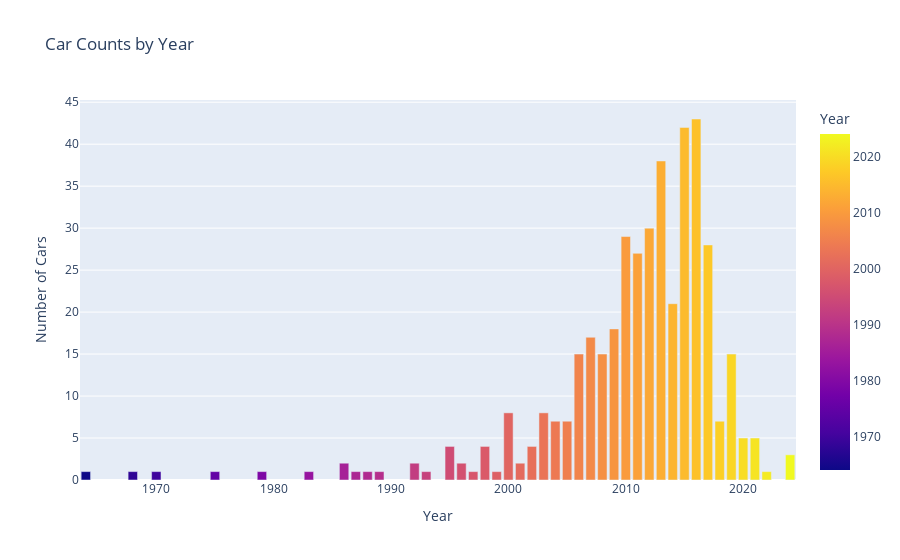

The code cell stored with this chart in its notebook:
### Markdown cell above
### Cars count for each year

### Code cell
car_counts=df["Year"].value_counts().reset_index(name="Count")
px.bar(car_counts, x='Year', y='Count',color='Year',labels={'Count': 'Number of Cars','Year': 'Year'},title='Car Counts by Year')

### Figure 1 — Plotly figure (JSON) as saved in the notebook; plotly's stock layout.template omitted (floating-point values rounded to 4 significant figures)
{"data": [{"alignmentgroup": "True", "hovertemplate": "Year=%{marker.color}<br>Number of Cars=%{y}<extra></extra>", "legendgroup": "", "marker": {"color": [2016, 2015, 2013, 2012, 2010, 2017, 2011, 2014, 2009, 2007, 2006, 2008, 2019, 2003, 2000, 2018, 2004, 2005, 2021, 2020, 2002, 1998, 1995, 2024, 2001, 1996, 1992, 1986, 1997, 1970, 1993, 1964, 1988, 1999, 1987, 1975, 1989, 1968, 1979, 2022, 1983], "coloraxis": "coloraxis", "pattern": {"shape": ""}}, "name": "", "offsetgroup": "", "orientation": "v", "showlegend": false, "textposition": "auto", "type": "bar", "x": [2016, 2015, 2013, 2012, 2010, 2017, 2011, 2014, 2009, 2007, 2006, 2008, 2019, 2003, 2000, 2018, 2004, 2005, 2021, 2020, 2002, 1998, 1995, 2024, 2001, 1996, 1992, 1986, 1997, 1970, 1993, 1964, 1988, 1999, 1987, 1975, 1989, 1968, 1979, 2022, 1983], "xaxis": "x", "y": [43, 42, 38, 30, 29, 28, 27, 21, 18, 17, 15, 15, 15, 8, 8, 7, 7, 7, 5, 5, 4, 4, 4, 3, 2, 2, 2, 2, 1, 1, 1, 1, 1, 1, 1, 1, 1, 1, 1, 1, 1], "yaxis": "y"}], "layout": {"autosize": true, "barmode": "relative", "coloraxis": {"colorbar": {"title": {"text": "Year"}}, "colorscale": [[0, "#0d0887"], [0.1111, "#46039f"], [0.2222, "#7201a8"], [0.3333, "#9c179e"], [0.4444, "#bd3786"], [0.5556, "#d8576b"], [0.6667, "#ed7953"], [0.7778, "#fb9f3a"], [0.8889, "#fdca26"], [1, "#f0f921"]]}, "legend": {"tracegroupgap": 0}, "title": {"text": "Car Counts by Year"}, "xaxis": {"anchor": "y", "autorange": true, "domain": [0, 1], "range": [1964.0, 2024.0], "title": {"text": "Year"}, "type": "linear"}, "yaxis": {"anchor": "x", "autorange": true, "domain": [0, 1], "range": [0, 45.26], "title": {"text": "Number of Cars"}, "type": "linear"}}}
